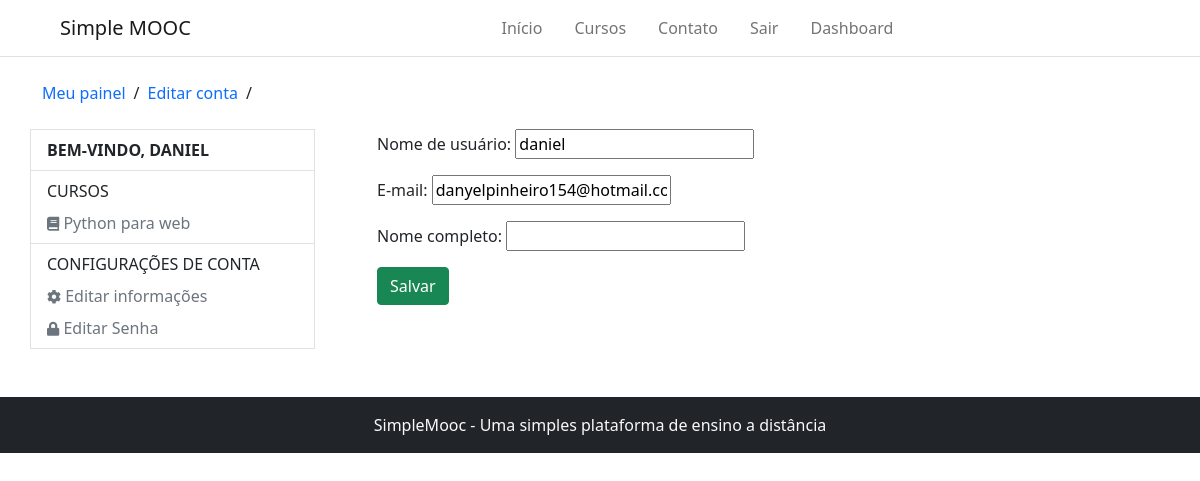
/accounts/edit_account/ (signed in), run on an earlier commit of the app's database.
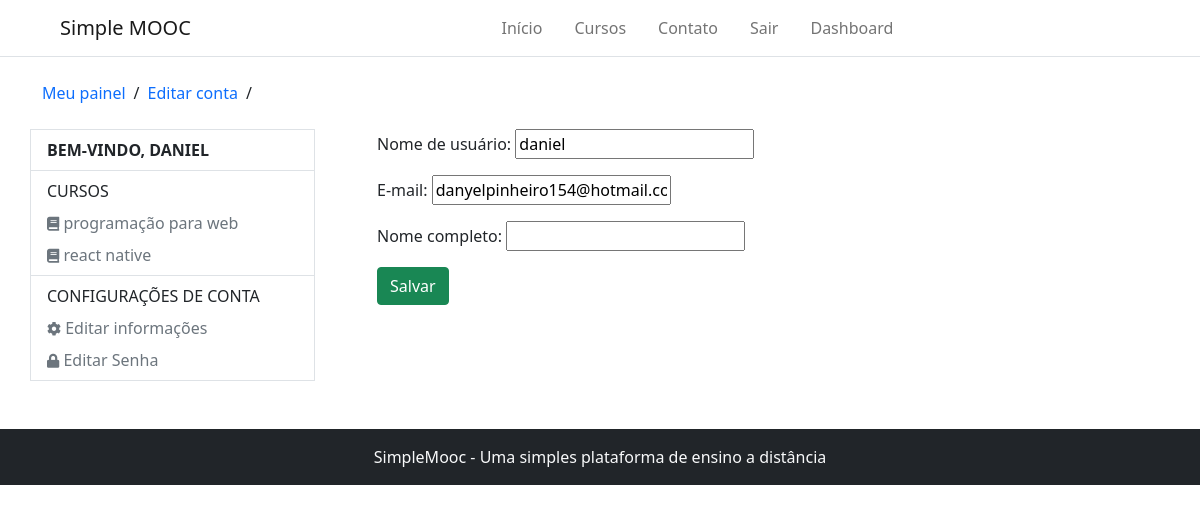
And on a later commit of the database.
### Courses/models.py (models this page shows, shortened)
class subscribe(models.Model):
    STATUS_CHOICES = (
        (0, 'Análise'),
        (1, 'Aprovado'),
        (2, 'Cancelado'),
    )
    user = models.ForeignKey(settings.AUTH_USER_MODEL, on_delete=models.CASCADE, verbose_name='Usuário')
    course = models.ForeignKey(Course, on_delete=models.CASCADE, verbose_name='Curso')
    status = models.IntegerField(choices=STATUS_CHOICES, default=1, blank=True, verbose_name='Situação')
    created_at = models.DateTimeField(auto_now_add=True, verbose_name='Criado em')
    update_at = models.DateTimeField(auto_now=True, verbose_name='Atualizado em')
    class Meta:
        verbose_name = 'Inscrição'
        verbose_name_plural = 'Inscrições'
        unique_together = (('user', 'course'),)

class Course(models.Model):
    name_course = models.CharField(max_length=50, verbose_name='Nome do curso')
    slug_course = models.SlugField(verbose_name='Atalho', blank=True)
    description_course = models.CharField(max_length=255, verbose_name='Descrição do curso')
    about_course = models.TextField(verbose_name='Sobre o curso')
    image_course = models.ImageField(upload_to='course_img/%Y/%m/%d', verbose_name='Imagem', null=True, blank=True)
    created_at = models.DateTimeField(auto_now_add= True, verbose_name='Data de criação')
    update_at = models.DateTimeField(auto_now=True, verbose_name='Data de atualização')
    objects = CourseManager()
    def __str__(self):
        return self.name_course
    class Meta:
        verbose_name = 'curso'
        verbose_name_plural = 'cursos'

### Accounts/views.py (the view)
# urls.py: path('edit_account/', views.edit_account, name='edit_account'),
@login_required
def edit_account(request):
    form = EditAccountForm(instance=request.user)
    if request.method == 'POST':
        form = EditAccountForm(request.POST, instance=request.user)
        if form.is_valid():
            form.save()
            return redirect('/')
    return render(request, 'registration/edit_account.html', {'form': form})

### Accounts/forms.py
class EditAccountForm(forms.ModelForm):
    class Meta:
        model = User
        fields = ('username', 'email', 'full_name')

### Accounts/models.py (called while the page is built)
    def __str__(self):
        return self.username

### Courses/templatetags/courses_tags.py (called while the page is built)
@register.inclusion_tag('partials/_my_courses.html')
def user_courses(user):
    registrations = subscribe.objects.order_by('-id').filter(user=user)
    return {'registrations': registrations}

### Accounts/templates/registration/edit_account.html (shortened to what this page needs)
{% extends 'registration/dashboard.html' %}
{% block 'breadcrumbs' %}
    {{ block.super }}
    <li><a href="{% url 'edit_account' %}" class="text-decoration-none">Editar conta</a></li>
    <li>/</li>
{% endblock %}
{% block 'dashboard-main' %}
    <form method="POST">
        {{ form.as_p }}
        <button type="submit" class="btn btn-success">Salvar</button>
    </form>
{% endblock %}

### templates/partials/_my_courses.html
{% for subscribe in registrations %}
    <li class="nav-item">
        <a class="nav-link px-0 link-secondary pb-0" aria-current="page" href="{{ subscribe.course.course_user_url }}">
            <i class="fas fa-book" style="font-size: 14px"></i> {{ subscribe.course }}
        </a>
    </li>
{% empty %}
    <p class="text-muted">Você não está escrito em nenhum curso</p>
{% endfor %}

What changed in the data, as far as the page shows it:
removed subscribe: course "Python para web"
added subscribe: course "programação para web"
added subscribe: course "react native"
